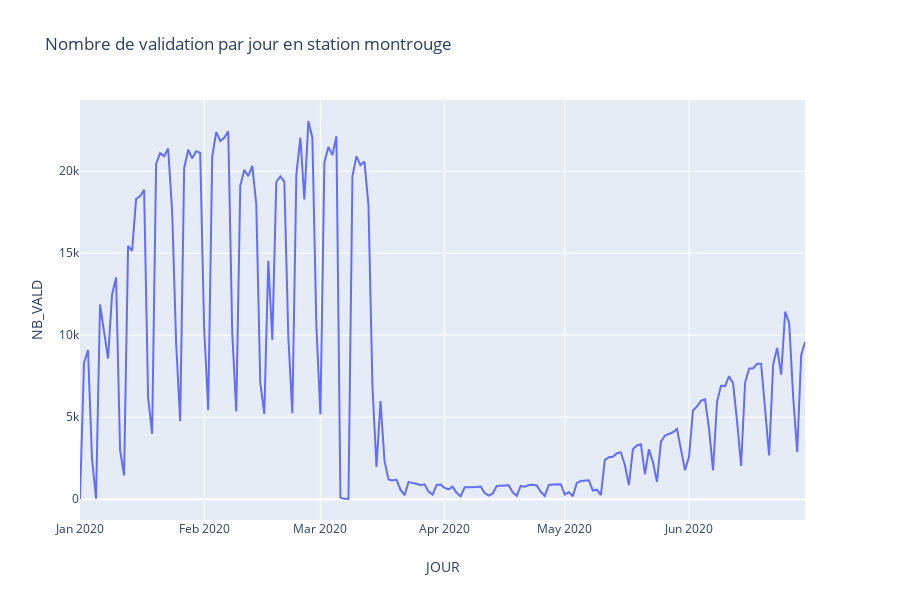

Source (notebook cell):
### Code cell
fig = px.line(TS_MONT, x="JOUR", y="NB_VALD", title='Nombre de validation par jour en station montrouge')
fig.show()

### Figure 1 — Plotly figure (JSON) as saved in the notebook; plotly's stock layout.template omitted (floating-point values rounded to 4 significant figures; data arrays with more than 128 entries replaced by an {"elided": "..."} marker saying what was removed)
{"data": [{"hoverlabel": {"namelength": 0}, "hovertemplate": "JOUR=%{x}<br>NB_VALD=%{y}", "legendgroup": "", "line": {"color": "#636efa", "dash": "solid"}, "mode": "lines", "name": "", "showlegend": false, "type": "scatter", "x": {"elided": "181 str values"}, "xaxis": "x", "y": {"elided": "181 int values"}, "yaxis": "y"}], "layout": {"height": 600, "legend": {"tracegroupgap": 0}, "title": {"text": "Nombre de validation par jour en station montrouge"}, "xaxis": {"anchor": "y", "domain": [0, 0.98], "title": {"text": "JOUR"}}, "yaxis": {"anchor": "x", "domain": [0, 1], "title": {"text": "NB_VALD"}}}}
